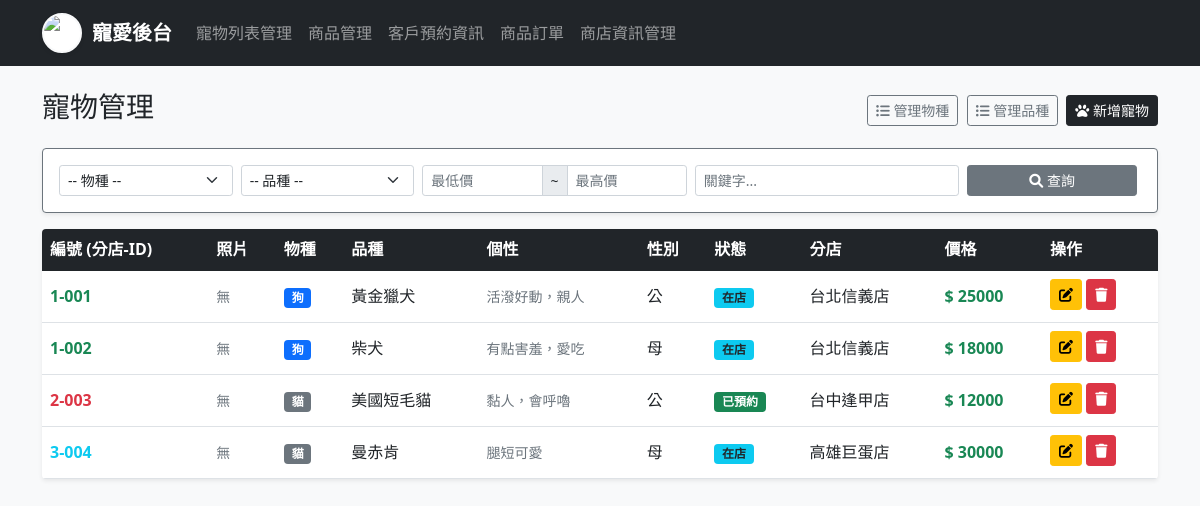
Screenshot of /pet_mngt.php with the database file from the repository.
### tables this page shows
CREATE TABLE PET (
  petID int(11) NOT NULL AUTO_INCREMENT,
  bID int(11) NOT NULL,
  storeID int(11) NOT NULL,
  birth date DEFAULT NULL,
  sex enum('公','母') DEFAULT '公',
  personality varchar(255) DEFAULT NULL,
  status varchar(20) DEFAULT '在店',
  petprice int(11) DEFAULT 0,
  PRIMARY KEY (`petID`),
  KEY bID (`bID`),
  KEY storeID (`storeID`),
  CONSTRAINT pet_ibfk_1 FOREIGN KEY (`bID`) REFERENCES BREED (`bID`),
  CONSTRAINT pet_ibfk_2 FOREIGN KEY (`storeID`) REFERENCES STORE (`storeID`)
);

CREATE TABLE SPECIE (
  sID int(11) NOT NULL AUTO_INCREMENT,
  sName varchar(50) NOT NULL,
  PRIMARY KEY (`sID`)
);

CREATE TABLE BREED (
  bID int(11) NOT NULL AUTO_INCREMENT,
  sID int(11) NOT NULL,
  bName varchar(50) NOT NULL,
  PRIMARY KEY (`bID`),
  KEY sID (`sID`),
  CONSTRAINT breed_ibfk_1 FOREIGN KEY (`sID`) REFERENCES SPECIE (`sID`)
);

CREATE TABLE STORE (
  storeID int(11) NOT NULL AUTO_INCREMENT,
  storeName varchar(50) NOT NULL,
  address varchar(100) DEFAULT NULL,
  Phone varchar(20) DEFAULT NULL,
  worktime varchar(50) DEFAULT NULL,
  PRIMARY KEY (`storeID`)
);

### pet_mngt.php (the view, shortened to what this page needs)
<?php
include 'db_connect.php';
$editData = null;
$sql_query = "SELECT PET.*, BREED.bName, STORE.storeName, SPECIE.sName
              FROM PET
              LEFT JOIN BREED ON PET.bID = BREED.bID
              LEFT JOIN SPECIE ON BREED.sID = SPECIE.sID
              LEFT JOIN STORE ON PET.storeID = STORE.storeID
              WHERE 1=1";
$filter_min = $_GET['filter_min'] ?? '';
$filter_max = $_GET['filter_max'] ?? '';
$searchKeyword = $_GET['search'] ?? '';
$sql_query .= " ORDER BY PET.petID ASC";
?>
<!DOCTYPE html>
<html lang="zh-TW">
<head>
    <link href="https://cdn.jsdelivr.net/npm/bootstrap@5.1.3/dist/css/bootstrap.min.css" rel="stylesheet">
    <link rel="stylesheet" href="https://cdnjs.cloudflare.com/ajax/libs/font-awesome/6.0.0/css/all.min.css">
</head>
<body class="bg-light">
    <?php include 'navbar.php'; ?>
    <div class="container mt-4">
        <div class="d-flex justify-content-between align-items-center mb-3">
            <h3>寵物管理</h3>
            <div>
                <button class="btn btn-outline-secondary btn-sm me-1" type="button" data-bs-toggle="collapse" data-bs-target="#addSpecieBox">
                    <i class="fas fa-list-ul"></i> 管理物種
                </button>
                <button class="btn btn-outline-secondary btn-sm me-1" type="button" data-bs-toggle="collapse" data-bs-target="#addBreedBox">
                    <i class="fas fa-list-ul"></i> 管理品種
                </button>
                <button class="btn btn-dark-custom btn-sm" type="button" data-bs-toggle="collapse" data-bs-target="#addPetBox">
                    <i class="fas fa-paw"></i> <?php echo $editData ? '編輯寵物' : '新增寵物'; ?>
                </button>
            </div>
        </div>
        <form method="get" class="card p-3 mb-3 bg-white shadow-sm border-secondary">
            <div class="row g-2 align-items-center">
                <div class="col-md-2">
                    <select name="filter_sID" id="search_sID" class="form-select form-select-sm">
                        <option value="">-- 物種 --</option>
                    </select>
                </div>
                <div class="col-md-2">
                    <select name="filter_bID" id="search_bID" class="form-select form-select-sm">
                        <option value="">-- 品種 --</option>
                    </select>
                </div>
                <div class="col-md-3">
                    <div class="input-group input-group-sm">
                        <input type="number" name="filter_min" class="form-control" placeholder="最低價" value="<?php echo $filter_min; ?>">
                        <span class="input-group-text">~</span>
                        <input type="number" name="filter_max" class="form-control" placeholder="最高價" value="<?php echo $filter_max; ?>">
                    </div>
                </div>
                <div class="col-md-3">
                    <input type="text" name="search" class="form-control form-control-sm" placeholder="關鍵字..." value="<?php echo htmlspecialchars($searchKeyword); ?>">
                </div>
                <div class="col-md-2 d-flex">
                    <button type="submit" class="btn btn-secondary btn-sm w-100 me-1"><i class="fas fa-search"></i> 查詢</button>
                </div>
            </div>
        </form>
        <table class="table table-hover align-middle bg-white shadow-sm rounded overflow-hidden">
            <thead class="table-dark">
                <tr>
                    <th>編號 (分店-ID)</th>
                    <th>照片</th>
                    <th>物種</th>
                    <th>品種</th>
                    <th>個性</th>
                    <th>性別</th>
                    <th>狀態</th>
                    <th>分店</th>
                    <th>價格</th>
                    <th>操作</th>
                </tr>
            </thead>
            <tbody>
                <?php
                $result = $conn->query($sql_query);
                $colorMap = [
                    'text-primary',
                    'text-success',
                    'text-danger',
                    'text-info',
                    'text-dark',
                    'text-secondary',
                    'text-warning'
                ];
                $colorCount = count($colorMap);
                if ($result && $result->num_rows > 0) {
                    while ($row = $result->fetch_assoc()) {
                        $imgHtml = "<span class='text-muted small'>無</span>";
                        $visualID = $row['storeID'] . "-" . str_pad($row['petID'], 3, '0', STR_PAD_LEFT);
                        $showBreed = $row['bName'];
                        $showStore = $row['storeName'];
                        $showPers = $row['personality'];
                        $colorIndex = $row['storeID'] % $colorCount;
                        $idColorClass = $colorMap[$colorIndex];
                        $sName = $row['sName'];
                        $speciesBadgeClass = 'bg-dark';
                        if ($sName == '貓') {
                            $speciesBadgeClass = 'bg-secondary';
                        } elseif ($sName == '狗') {
                            $speciesBadgeClass = 'bg-primary';
                        }
                        $status = $row['status'];
                        $statusBadgeClass = 'bg-info text-dark';
                        if ($status == '已預約') {
                            $statusBadgeClass = 'bg-success';
                        } elseif ($status == '已售出') {
                            $statusBadgeClass = 'bg-danger';
                        }
                        echo "<tr>
                                <td class='fw-bold {$idColorClass}'>{$visualID}</td>
                                <td>{$imgHtml}</td>
                                <td><span class='badge {$speciesBadgeClass}'>{$sName}</span></td>
                                <td>{$showBreed}</td>
                                <td><small class='text-muted'>{$showPers}</small></td> <td>{$row['sex']}</td> <td><span class='badge {$statusBadgeClass}'>{$status}</span></td>
                                <td>{$showStore}</td>
                                <td class='text-success fw-bold'>$ {$row['petprice']}</td>
                                <td>
                                    <a href='?edit={$row['petID']}' class='btn btn-warning btn-sm mb-1'><i class='fas fa-edit'></i></a>
                                    <a href='?del={$row['petID']}' class='btn btn-danger btn-sm mb-1' onclick='return confirm(\"確認刪除？\")'><i class='fas fa-trash'></i></a>
                                </td>
                              </tr>";
                    }
                } else {
                    echo "<tr><td colspan='10' class='text-center p-5 text-muted'>
                            <i class='fas fa-box-open fa-3x mb-3'></i><br>查無符合條件的資料
                          </td></tr>";
                }
                ?>
            </tbody>
        </table>
    </div>
</body>
</html>

### navbar.php
<nav class="navbar navbar-expand-lg navbar-dark bg-dark mb-4">
    <div class="container">
        <a class="navbar-brand fw-bold d-flex align-items-center" href="index.php">
            <img src="./assets/logo1.png"
                 alt="Logo"
                 class="rounded-circle border border-2 border-light shadow-sm"
                 style="height: 40px; width: 40px; object-fit: cover; margin-right: 10px; background-color: #fff;">
            寵愛後台
        </a>
        <div class="collapse navbar-collapse">
            <ul class="navbar-nav me-auto mb-2 mb-lg-0">
                <li class="nav-item"><a class="nav-link" href="pet_mngt.php">寵物列表管理</a></li>
                <li class="nav-item"><a class="nav-link" href="product_mngt.php">商品管理</a></li>
                <li class="nav-item"><a class="nav-link" href="reserve_mngt.php">客戶預約資訊</a></li>
                <li class="nav-item"><a class="nav-link" href="order_mngt.php">商品訂單</a></li>
                <li class="nav-item"><a class="nav-link" href="store_mngt.php">商店資訊管理</a></li>
            </ul>
        </div>
    </div>
</nav>

### pet_mngt.php (style rules this page uses)
.btn-dark-custom { background-color: #212529; color: white; border-color: #212529; }

### rows the page displays
pet: visualID "1-001", specie.sName "狗", bID.bName "黃金獵犬", personality "活潑好動，親人", sex "公", status "在店", storeID.storeName "台北信義店", petprice "25000"
pet: visualID "1-002", specie.sName "狗", bID.bName "柴犬", personality "有點害羞，愛吃", sex "母", status "在店", storeID.storeName "台北信義店", petprice "18000"
pet: visualID "2-003", specie.sName "貓", bID.bName "美國短毛貓", personality "黏人，會呼嚕", sex "公", status "已預約", storeID.storeName "台中逢甲店", petprice "12000"
pet: visualID "3-004", specie.sName "貓", bID.bName "曼赤肯", personality "腿短可愛", sex "母", status "在店", storeID.storeName "高雄巨蛋店", petprice "30000"
